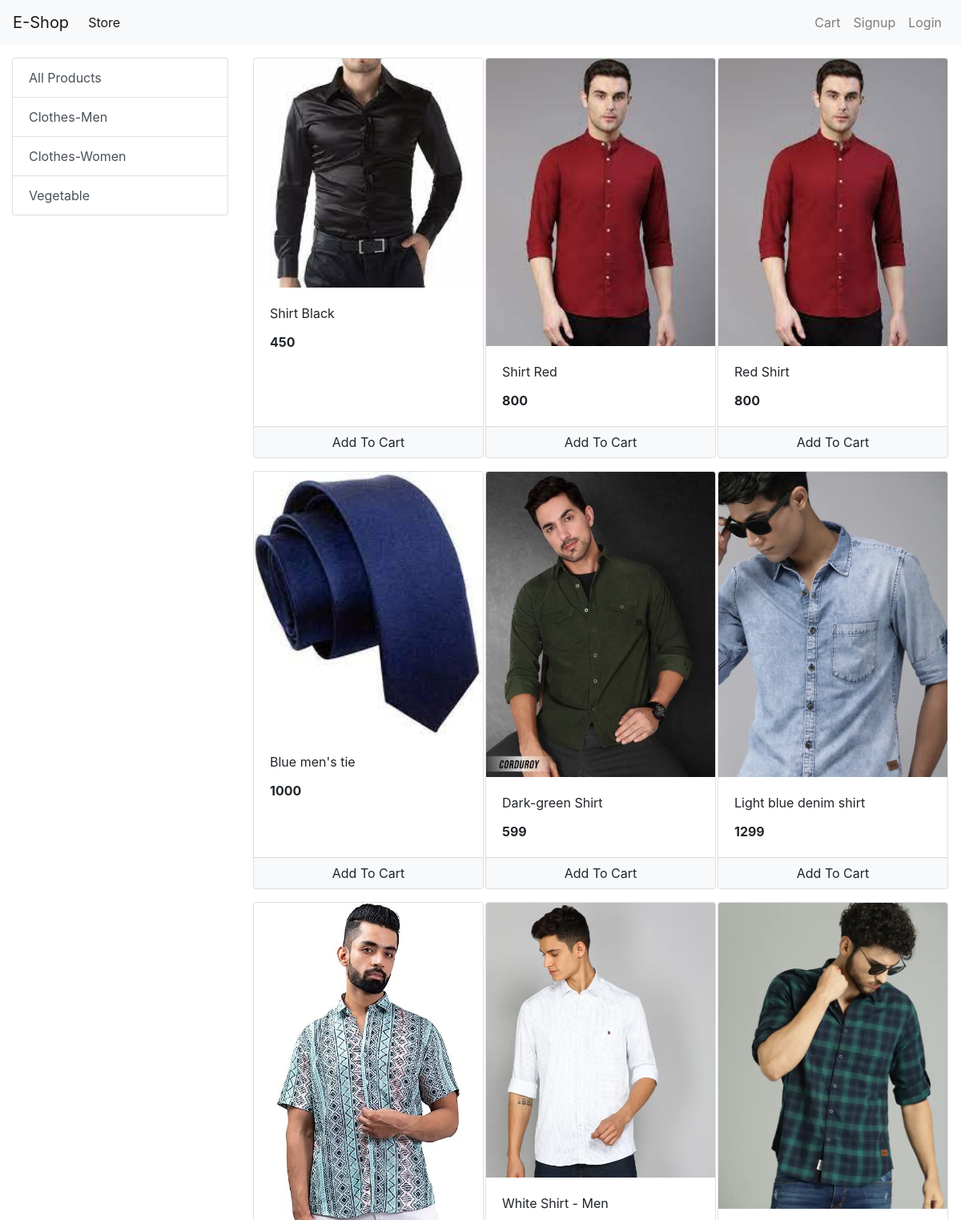
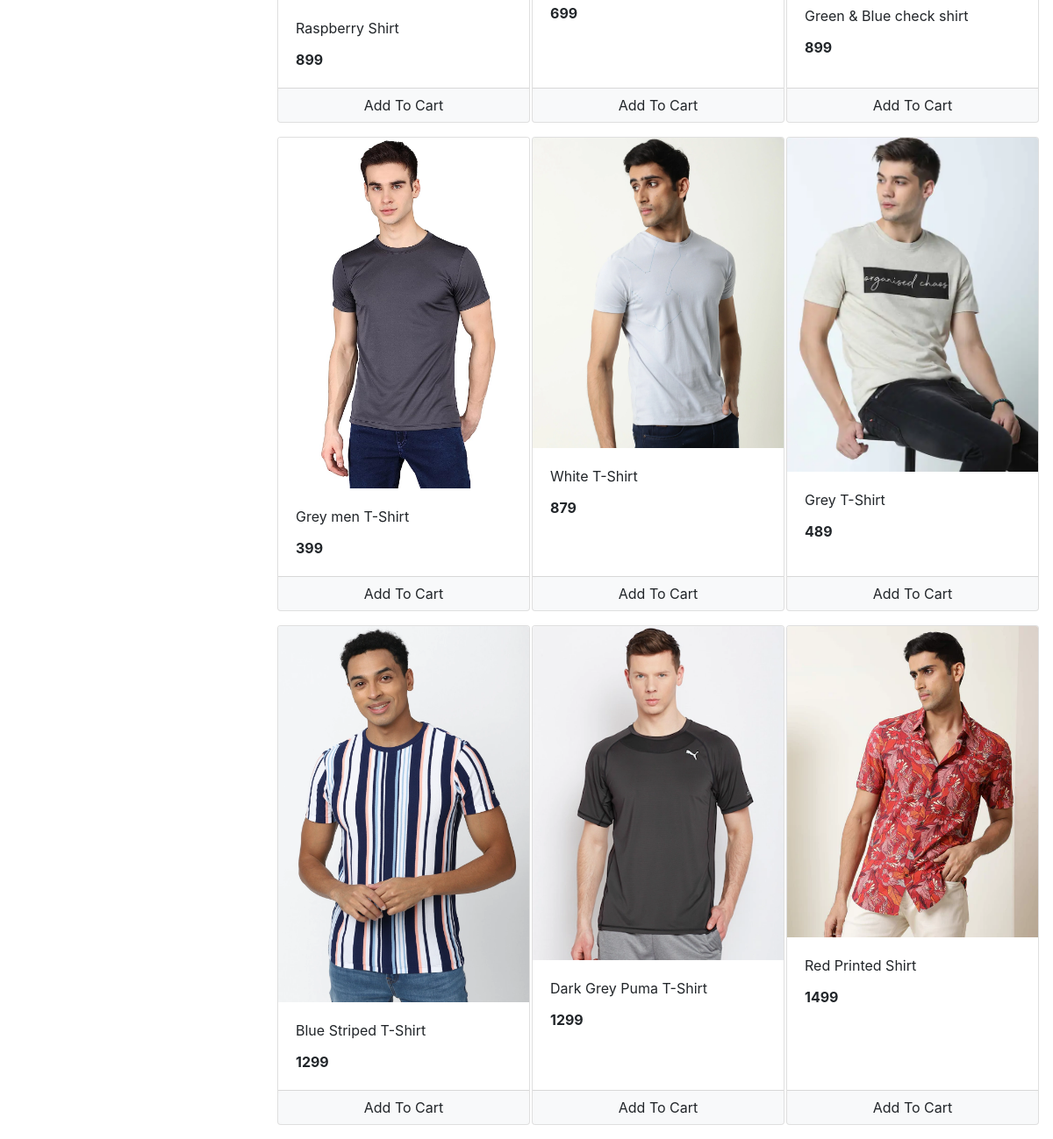
/?category=1, run on the app's committed database (2 pictures, top to bottom).
### store/models/category.py (models this page shows, shortened)
class Category(models.Model):
    name= models.CharField(max_length=20)
    @staticmethod
    def get_all_categories():
        return Category.objects.all()

### store/models/product.py (models this page shows, shortened)
class Product(models.Model):
    name = models.CharField(max_length=50)
    price = models.IntegerField(default=0)
    category = models.ForeignKey(Category, on_delete=models.CASCADE, default=1)  #default category id is given 1
    description = models.CharField(max_length=200, default='', null=True, blank=True)
    image = models.ImageField(upload_to='uploads/products/')
    @staticmethod
    def get_all_products_by_categoryid(category_id):
        if category_id:
          return Product.objects.filter(category = category_id)
        else:
            return Product.get_all_products();

### store/views/home.py (the view, shortened to what this page needs)
# urls.py: path('', Index.as_view(), name='homepage'),
class Index(View):
    def get(self, request):
        products = None
        categories = Category.get_all_categories()
        categoryID = request.GET.get('category')
        if categoryID:
            products = Product.get_all_products_by_categoryid(categoryID)
        else:
            products = Product.get_all_products()
        data = {}
        data['products'] = products
        data['categories'] = categories
        print('you are : ', request.session.get('email'))
        return render(request, 'index.html', data)

### store/templates/index.html (shortened to what this page needs)
{%extends 'base.html' %}
{% block content %}
{% load cart %}
<div class="container-fluid mt-3">
 <div class="row">
<div class="col-lg-3 mx-auto">
  <div class="list-group">
    <a href="/" class="list-group-item list-group-item-action">All Products</a>
    {% for category in categories %}
    <a href="/?category={{category.id}}" class="list-group-item list-group-item-action">{{category.name}}</a>
    {% endfor %}
  </div>
</div>
  <div id='products' class="col-lg-9 mx-auto">
    <div class="row mx-auto">
      {% for product in products %}
      <div class="card mx-auto mb-3" id={{product.id}} style="width: 18rem">
        <img
          class="card-img-top"
          src="{{product.image.url}}"
          alt="Card image cap"
        />
        <div class="card-body">
          <p class="card-title">{{product.name}}</p>
          <p class="card-text"><b>{{product.price}}</b></p>
        </div>
          <div class="card-footer p-0 no-gutter">
            {% if product|is_in_cart:request.session.cart %}
						<div class="row no-gutters">
							<form action="/#{{product.id}}" class="col-2 " method="post">
								{% csrf_token %}
								<input hidden type="text" name='product' value='{{product.id}}'>
								<input hidden type="text" name='remove' value='True'>
								<input type="submit" value=" - " class="btn btn-block btn-light border-right">
							</form>
							<div class="text-center col">{{product|cart_quantity:request.session.cart}} in Cart</div>
							<form action="/#{{product.id}}" class="col-2 " method="post">
								{% csrf_token %}
								<input hidden type="text" name='product' value='{{product.id}}'>
								<input type="submit" value=" + " class="btn btn-block btn-light border-left">
							</form>
						</div>
            {% else %}
						<form action="/#{{product.id}}" method="POST" class="btn-block">
							<input type="submit" class="float-right btn btn-light  form-control"
								value="Add To Cart">
						</form>
						{% endif %}
          </div>
      </div>
      {% endfor %}
    </div>
  </div>
 </div>
</div>
{% endblock%}

### store/templates/base.html (shortened to what this page needs)
<!DOCTYPE html>
<html lang="en">
<head>
        <link rel="stylesheet" href="https://cdn.jsdelivr.net/npm/bootstrap@4.0.0/dist/css/bootstrap.min.css">
</head>
<body>
        <nav class="navbar navbar-expand-lg navbar-light bg-light">
          <a class="navbar-brand" href="/">E-Shop</a>
          <div class="collapse navbar-collapse" id="navbarSupportedContent">
            <ul class="navbar-nav mr-auto">
              <li class="nav-item active">
                <a class="nav-link" href="#">Store <span class="sr-only">(current)</span></a>
              </li>
            </ul>
             <ul class="navbar-nav my-2 my-lg-0">
              {% if request.session.customer %}
              <li class="nav-item">
                <a class="nav-link" href="/orders"> Orders <span class="sr-only">(current)</span></a>
              </li>
              <li class="nav-item">
                <a class="nav-link" href="/logout"> Logout <span class="sr-only">(current)</span></a>
              </li>
               {% else %}
               <li class="nav-item">
                <a class="nav-link" href="/cart"> Cart <span class="sr-only">(current)</span></a>
              </li>
               <li class="nav-item">
                <a class="nav-link" href="/signup"> Signup <span class="sr-only">(current)</span></a>
               </li>
                <li class="nav-item">
                <a class="nav-link" href="/login"> Login <span class="sr-only">(current)</span></a>
               </li>
               {% endif %}
            </ul>
          </div>
        </nav>
        {% block content %}
        {%endblock%}
</body>
</html>

### data on the page
Category: name "Clothes-Men"
Category: name "Clothes-Women"
Category: name "Vegetable"
Product: {{ product.id }} 1 (drawn), image (picture), name "Shirt Black", price "450"
Product: image (picture), name "Shirt Red", price "800"
Product: image (picture), name "Red Shirt", price "800"
Product: image (picture), name "Blue men's tie", price "1000"
Product: {{ product.id }} 18 (drawn), image (picture), name "Dark-green Shirt", price "599"
Product: image (picture), name "Light blue denim shirt", price "1299"
Product: image (picture), name "Raspberry Shirt", price "899"
Product: image (picture), name "White Shirt - Men", price "699"
Product: image (picture), name "Green & Blue check shirt", price "899"
Product: image (picture), name "Grey men T-Shirt", price "399"
Product: image (picture), name "White T-Shirt", price "879"
Product: image (picture), name "Grey T-Shirt", price "489"
Product: image (picture), name "Blue Striped T-Shirt", price "1299"
Product: image (picture), name "Dark Grey Puma T-Shirt", price "1299"
Product: image (picture), name "Red Printed Shirt", price "1499"
